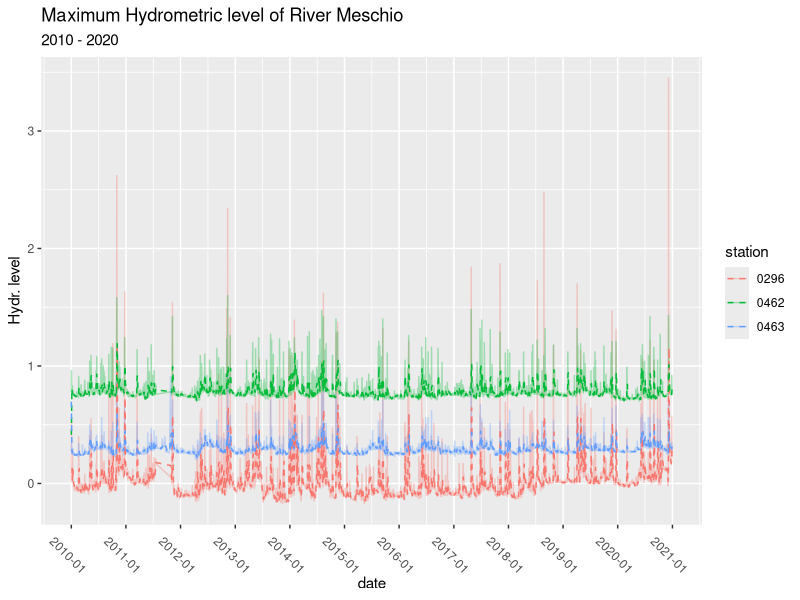
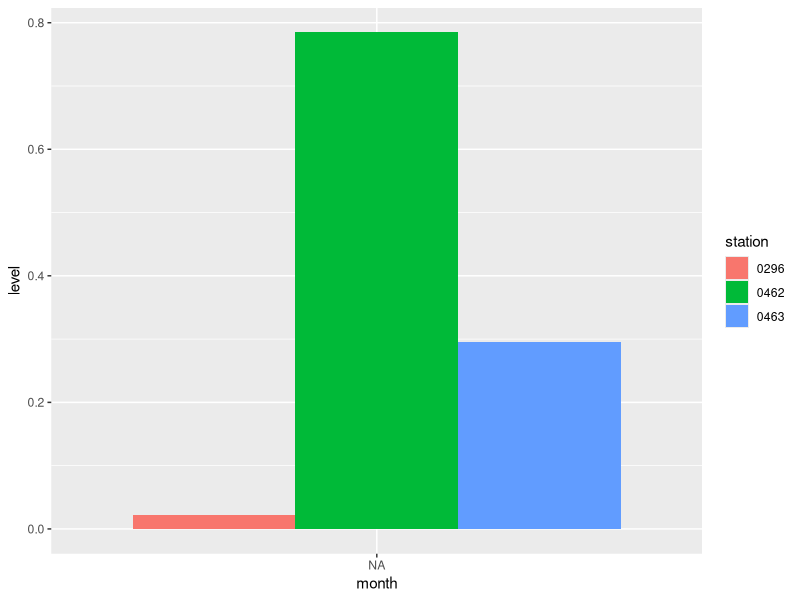
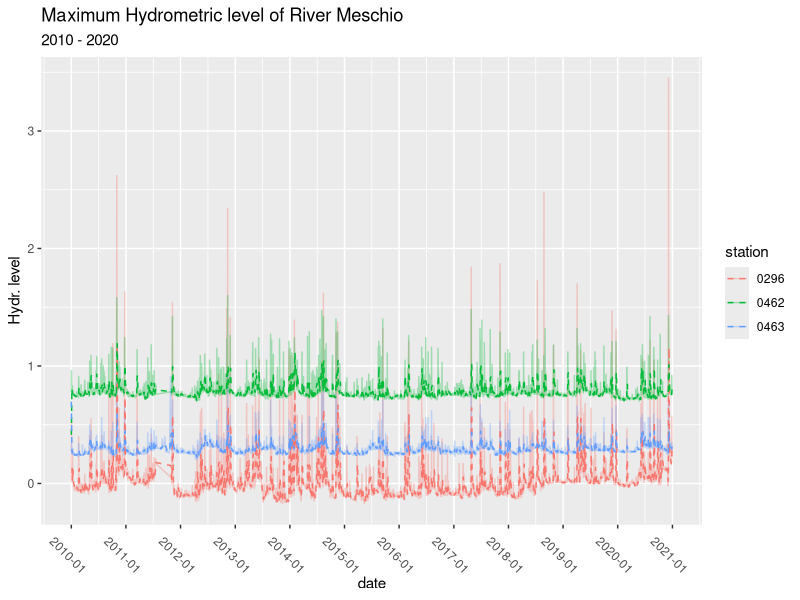
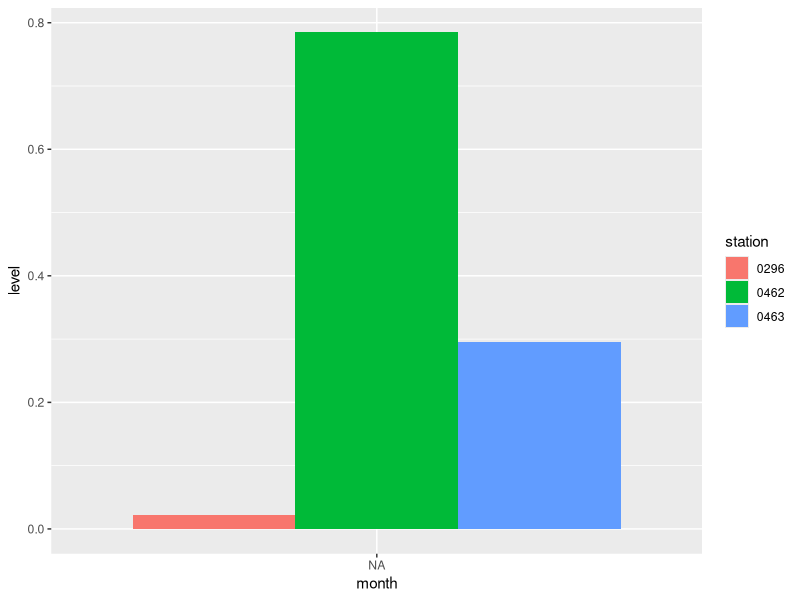

R code for these plots, in order:
# required libraries
library(readr)
library(dplyr)
library(ggplot2)
library(zoo)
# import dataset
data <- read_csv('data/long_df.csv' )

# first plot: max level by station with 5 days moving average
data %>% 
  filter(lev_type == 'MAX') %>% 
  arrange(station, date) %>% 
  mutate(ma=rollapply(level, 5, mean, align = 'right', fill=NA)) %>% 
  ggplot() + 
   geom_line(mapping=aes(date, level, color = station), alpha = 1/3) + 
   geom_line(mapping=aes(date, ma, color = station), linetype=2) +
   scale_x_date(date_breaks = "1 years", date_labels = '%Y-%m') +
   theme(axis.text.x = element_text(angle=-45)) +
   labs(title = 'Maximum Hydrometric level of River Meschio', subtitle = '2010 - 2020', y = 'Hydr. level')  
ggsave('plots/max_level.png')

# aggregation by month
# add some feature: month, year
data$month <- format(data$date, "%B")
data$year <- format(data$date, "%Y")
# aggregate
by_month = group_by(filter(data,lev_type=='MAX'), month, station)
by_month_summary <- summarise(by_month, level = mean(level, na.rm = TRUE))
by_month_summary <- mutate(by_month_summary, month=factor(month, levels=c("gennaio","febbraio","marzo","aprile","maggio","giugno","luglio","agosto","settembre","ottobre","novembre","dicembre")))
ggplot(by_month_summary) +
 geom_bar(aes(month, level, fill = station), position = 'dodge', stat = "summary")
ggsave('plots/by_month.png')

